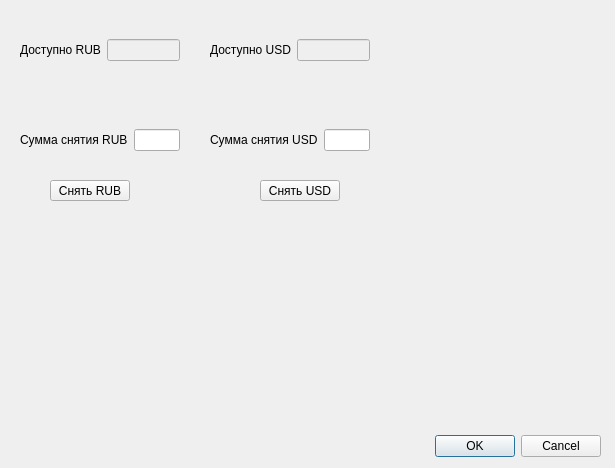
<?xml version="1.0" encoding="UTF-8"?>
<ui version="4.0">
 <class>withdrawCash</class>
 <widget class="QDialog" name="withdrawCash">
  <property name="geometry">
   <rect>
    <x>0</x>
    <y>0</y>
    <width>615</width>
    <height>468</height>
   </rect>
  </property>
  <property name="windowTitle">
   <string>Dialog</string>
  </property>
  <widget class="QDialogButtonBox" name="buttonBox">
   <property name="geometry">
    <rect>
     <x>260</x>
     <y>430</y>
     <width>341</width>
     <height>32</height>
    </rect>
   </property>
   <property name="orientation">
    <enum>Qt::Horizontal</enum>
   </property>
   <property name="standardButtons">
    <set>QDialogButtonBox::Cancel|QDialogButtonBox::Ok</set>
   </property>
  </widget>
  <widget class="QWidget" name="horizontalLayoutWidget">
   <property name="geometry">
    <rect>
     <x>20</x>
     <y>10</y>
     <width>160</width>
     <height>80</height>
    </rect>
   </property>
   <layout class="QHBoxLayout" name="horizontalLayout">
    <item>
     <widget class="QLabel" name="label">
      <property name="text">
       <string>Доступно RUB</string>
      </property>
     </widget>
    </item>
    <item>
     <widget class="QLineEdit" name="totalRUB">
      <property name="enabled">
       <bool>false</bool>
      </property>
     </widget>
    </item>
   </layout>
  </widget>
  <widget class="QWidget" name="horizontalLayoutWidget_2">
   <property name="geometry">
    <rect>
     <x>210</x>
     <y>10</y>
     <width>160</width>
     <height>80</height>
    </rect>
   </property>
   <layout class="QHBoxLayout" name="horizontalLayout_2">
    <item>
     <widget class="QLabel" name="label_2">
      <property name="text">
       <string>Доступно USD</string>
      </property>
     </widget>
    </item>
    <item>
     <widget class="QLineEdit" name="totalUSD">
      <property name="enabled">
       <bool>false</bool>
      </property>
     </widget>
    </item>
   </layout>
  </widget>
  <widget class="QWidget" name="horizontalLayoutWidget_3">
   <property name="geometry">
    <rect>
     <x>20</x>
     <y>100</y>
     <width>160</width>
     <height>80</height>
    </rect>
   </property>
   <layout class="QHBoxLayout" name="horizontalLayout_3">
    <item>
     <widget class="QLabel" name="label_3">
      <property name="text">
       <string>Сумма снятия RUB</string>
      </property>
     </widget>
    </item>
    <item>
     <widget class="QLineEdit" name="sgetRub"/>
    </item>
   </layout>
  </widget>
  <widget class="QWidget" name="horizontalLayoutWidget_4">
   <property name="geometry">
    <rect>
     <x>210</x>
     <y>100</y>
     <width>160</width>
     <height>80</height>
    </rect>
   </property>
   <layout class="QHBoxLayout" name="horizontalLayout_4">
    <item>
     <widget class="QLabel" name="label_4">
      <property name="text">
       <string>Сумма снятия USD</string>
      </property>
     </widget>
    </item>
    <item>
     <widget class="QLineEdit" name="sgetUSD"/>
    </item>
   </layout>
  </widget>
  <widget class="QPushButton" name="pushButton">
   <property name="geometry">
    <rect>
     <x>50</x>
     <y>180</y>
     <width>80</width>
     <height>21</height>
    </rect>
   </property>
   <property name="text">
    <string>Снять RUB</string>
   </property>
  </widget>
  <widget class="QPushButton" name="pushButton_2">
   <property name="geometry">
    <rect>
     <x>260</x>
     <y>180</y>
     <width>80</width>
     <height>21</height>
    </rect>
   </property>
   <property name="text">
    <string>Снять USD</string>
   </property>
  </widget>
  <widget class="QLabel" name="status">
   <property name="geometry">
    <rect>
     <x>40</x>
     <y>270</y>
     <width>551</width>
     <height>121</height>
    </rect>
   </property>
   <property name="font">
    <font>
     <pointsize>10</pointsize>
     <weight>50</weight>
     <bold>false</bold>
    </font>
   </property>
   <property name="text">
    <string/>
   </property>
   <property name="textFormat">
    <enum>Qt::PlainText</enum>
   </property>
   <property name="alignment">
    <set>Qt::AlignLeading|Qt::AlignLeft|Qt::AlignTop</set>
   </property>
  </widget>
 </widget>
 <resources/>
 <connections>
  <connection>
   <sender>buttonBox</sender>
   <signal>accepted()</signal>
   <receiver>withdrawCash</receiver>
   <slot>accept()</slot>
   <hints>
    <hint type="sourcelabel">
     <x>248</x>
     <y>254</y>
    </hint>
    <hint type="destinationlabel">
     <x>157</x>
     <y>274</y>
    </hint>
   </hints>
  </connection>
  <connection>
   <sender>buttonBox</sender>
   <signal>rejected()</signal>
   <receiver>withdrawCash</receiver>
   <slot>reject()</slot>
   <hints>
    <hint type="sourcelabel">
     <x>316</x>
     <y>260</y>
    </hint>
    <hint type="destinationlabel">
     <x>286</x>
     <y>274</y>
    </hint>
   </hints>
  </connection>
 </connections>
</ui>
